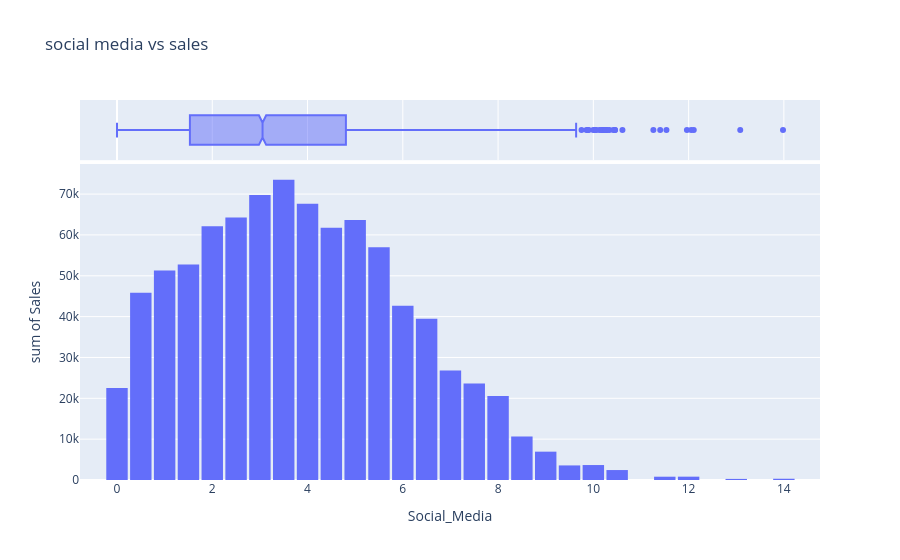

This figure's notebook cell:
### Markdown cell above
### _And lastly we have the Social_ _ _Media versus Sales_

### Code cell
fig = px.histogram(df_clean, x = "Social_Media", marginal = "box", nbins = 47, y = "Sales", title = "social media vs sales")
fig.update_layout(bargap = 0.1)
fig.show()

### Figure 1 — Plotly figure (JSON) as saved in the notebook; plotly's stock layout.template omitted (floating-point values rounded to 4 significant figures; data arrays with more than 128 entries replaced by an {"elided": "..."} marker saying what was removed)
{"data": [{"bingroup": "x", "histfunc": "sum", "hovertemplate": "Social_Media=%{x}<br>sum of Sales=%{y}<extra></extra>", "legendgroup": "", "marker": {"color": "#636efa", "pattern": {"shape": ""}}, "name": "", "nbinsx": 47, "orientation": "v", "showlegend": false, "type": "histogram", "x": {"elided": "4546 float values"}, "xaxis": "x", "y": {"elided": "4546 float values"}, "yaxis": "y"}, {"hovertemplate": "Social_Media=%{x}<extra></extra>", "legendgroup": "", "marker": {"color": "#636efa"}, "name": "", "notched": true, "showlegend": false, "type": "box", "x": {"elided": "4546 float values"}, "xaxis": "x2", "yaxis": "y2"}], "layout": {"bargap": 0.1, "barmode": "relative", "legend": {"tracegroupgap": 0}, "title": {"text": "social media vs sales"}, "xaxis": {"anchor": "y", "domain": [0, 1], "title": {"text": "Social_Media"}}, "xaxis2": {"anchor": "y2", "domain": [0, 1], "matches": "x", "showgrid": true, "showticklabels": false}, "yaxis": {"anchor": "x", "domain": [0, 0.8316], "title": {"text": "sum of Sales"}}, "yaxis2": {"anchor": "x2", "domain": [0.8416, 1], "matches": "y2", "showgrid": false, "showline": false, "showticklabels": false, "ticks": ""}}}
